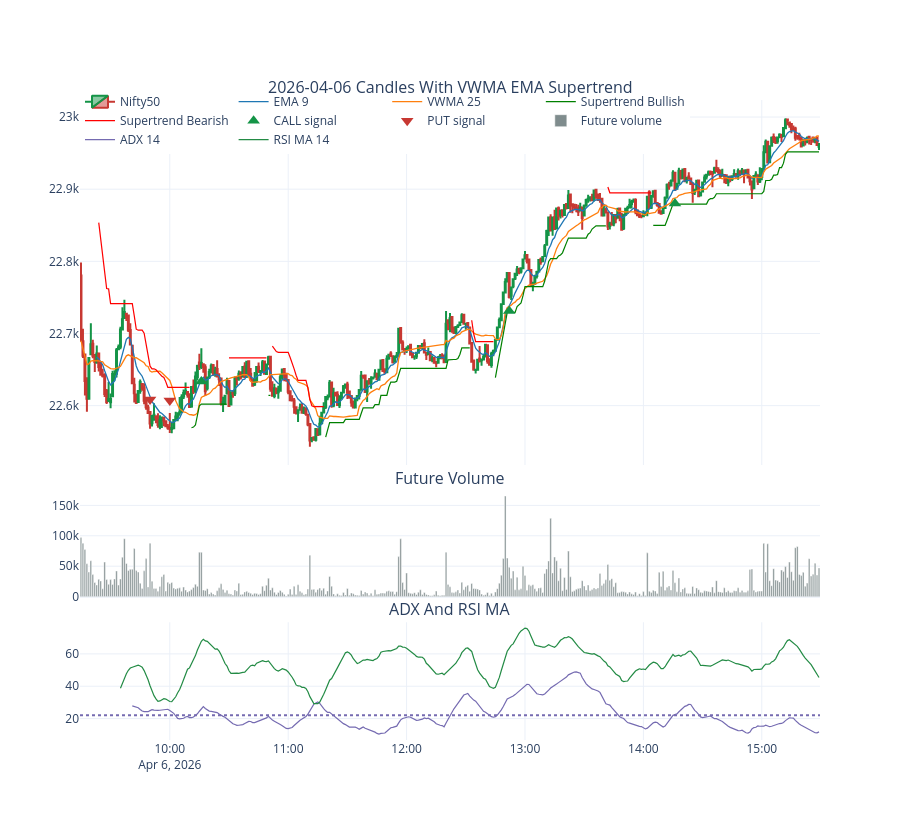

The code cell stored with this chart in its notebook:
### Markdown cell above
## One Day Candlestick View

### Code cell
#ONE_DAY = first_signal_or_latest_day(strategy)
ONE_DAY = "2026-04-06"
day_df = show_day_slice(strategy, ONE_DAY)
bullish_st_day = day_df["supertrend"].where(day_df["st_direction"] < 0)
bearish_st_day = day_df["supertrend"].where(day_df["st_direction"] > 0)

fig = make_subplots(
    rows=3,
    cols=1,
    shared_xaxes=True,
    row_heights=[0.62, 0.18, 0.20],
    vertical_spacing=0.04,
    subplot_titles=(f"{ONE_DAY} Candles With VWMA EMA Supertrend", "Future Volume", "ADX And RSI MA"),
)
fig.add_trace(
    go.Candlestick(
        x=day_df["timestamp"],
        open=day_df["open"],
        high=day_df["high"],
        low=day_df["low"],
        close=day_df["close"],
        name="Nifty50",
        increasing_line_color="#149447",
        decreasing_line_color="#c73832",
    ),
    row=1,
    col=1,
)
fig.add_trace(go.Scatter(x=day_df["timestamp"], y=day_df["ema_9"], name="EMA 9", line=dict(color="#1f77b4", width=1.3)), row=1, col=1)
fig.add_trace(go.Scatter(x=day_df["timestamp"], y=day_df["vwma_25"], name="VWMA 25", line=dict(color="#ff7f0e", width=1.3)), row=1, col=1)
fig.add_trace(go.Scatter(x=day_df["timestamp"], y=bullish_st_day, name="Supertrend Bullish", line=dict(color="green", width=1.2)), row=1, col=1)
fig.add_trace(go.Scatter(x=day_df["timestamp"], y=bearish_st_day, name="Supertrend Bearish", line=dict(color="red", width=1.2)), row=1, col=1)
add_signal_markers(fig, day_df, row=1, col=1)
fig.add_trace(go.Bar(x=day_df["timestamp"], y=day_df["fut_volume"], name="Future volume", marker_color="#7f8c8d"), row=2, col=1)
fig.add_trace(go.Scatter(x=day_df["timestamp"], y=day_df["adx_14"], name="ADX 14", line=dict(color="#756bb1", width=1.2)), row=3, col=1)
fig.add_trace(go.Scatter(x=day_df["timestamp"], y=day_df["rsi_ma_14"], name="RSI MA 14", line=dict(color="#238b45", width=1.2)), row=3, col=1)
fig.add_hline(y=VWMA_PARAMS["adx_threshold"], line_dash="dot", line_color="#756bb1", row=3, col=1)
fig.update_layout(height=820, template="plotly_white", hovermode="x unified", legend=dict(orientation="h", y=1.02))
fig.update_xaxes(rangeslider_visible=False)
fig.show()

### Figure 1 — Plotly figure (JSON) as saved in the notebook; plotly's stock layout.template omitted (floating-point values rounded to 4 significant figures; data arrays with more than 128 entries replaced by an {"elided": "..."} marker saying what was removed)
{"data": [{"close": {"elided": "375 float values"}, "decreasing": {"line": {"color": "#c73832"}}, "high": {"elided": "375 float values"}, "increasing": {"line": {"color": "#149447"}}, "low": {"elided": "375 float values"}, "name": "Nifty50", "open": {"elided": "375 float values"}, "type": "candlestick", "x": {"elided": "375 str values"}, "xaxis": "x", "yaxis": "y"}, {"line": {"color": "#1f77b4", "width": 1.3}, "name": "EMA 9", "type": "scatter", "x": {"elided": "375 str values"}, "xaxis": "x", "y": {"elided": "375 float values"}, "yaxis": "y"}, {"line": {"color": "#ff7f0e", "width": 1.3}, "name": "VWMA 25", "type": "scatter", "x": {"elided": "375 str values"}, "xaxis": "x", "y": {"elided": "375 float values"}, "yaxis": "y"}, {"line": {"color": "green", "width": 1.2}, "name": "Supertrend Bullish", "type": "scatter", "x": {"elided": "375 str values"}, "xaxis": "x", "y": {"elided": "375 float values"}, "yaxis": "y"}, {"line": {"color": "red", "width": 1.2}, "name": "Supertrend Bearish", "type": "scatter", "x": {"elided": "375 str values"}, "xaxis": "x", "y": {"elided": "375 float values"}, "yaxis": "y"}, {"hovertemplate": "%{x}<br>CALL<extra></extra>", "marker": {"color": "#149447", "size": 11, "symbol": "triangle-up"}, "mode": "markers", "name": "CALL signal", "type": "scatter", "x": ["2026-04-06T10:16:00.000000", "2026-04-06T12:52:00.000000", "2026-04-06T14:16:00.000000"], "xaxis": "x", "y": [22630.0, 22730.0, 22880.0], "yaxis": "y"}, {"hovertemplate": "%{x}<br>PUT<extra></extra>", "marker": {"color": "#c73832", "size": 11, "symbol": "triangle-down"}, "mode": "markers", "name": "PUT signal", "type": "scatter", "x": ["2026-04-06T09:50:00.000000", "2026-04-06T10:00:00.000000"], "xaxis": "x", "y": [22610.0, 22610.0], "yaxis": "y"}, {"marker": {"color": "#7f8c8d"}, "name": "Future volume", "type": "bar", "x": {"elided": "375 str values"}, "xaxis": "x2", "y": {"elided": "375 int values"}, "yaxis": "y2"}, {"line": {"color": "#756bb1", "width": 1.2}, "name": "ADX 14", "type": "scatter", "x": {"elided": "375 str values"}, "xaxis": "x3", "y": {"elided": "375 float values"}, "yaxis": "y3"}, {"line": {"color": "#238b45", "width": 1.2}, "name": "RSI MA 14", "type": "scatter", "x": {"elided": "375 str values"}, "xaxis": "x3", "y": {"elided": "375 float values"}, "yaxis": "y3"}], "layout": {"annotations": [{"font": {"size": 16}, "showarrow": false, "text": "2026-04-06 Candles With VWMA EMA Supertrend", "x": 0.5, "xanchor": "center", "xref": "paper", "y": 1, "yanchor": "bottom", "yref": "paper"}, {"font": {"size": 16}, "showarrow": false, "text": "Future Volume", "x": 0.5, "xanchor": "center", "xref": "paper", "y": 0.3896, "yanchor": "bottom", "yref": "paper"}, {"font": {"size": 16}, "showarrow": false, "text": "ADX And RSI MA", "x": 0.5, "xanchor": "center", "xref": "paper", "y": 0.184, "yanchor": "bottom", "yref": "paper"}], "height": 820, "hovermode": "x unified", "legend": {"orientation": "h", "y": 1.02}, "shapes": [{"line": {"color": "#756bb1", "dash": "dot"}, "type": "line", "x0": 0, "x1": 1, "xref": "x3 domain", "y0": 22, "y1": 22, "yref": "y3"}], "xaxis": {"anchor": "y", "domain": [0, 1], "matches": "x3", "rangeslider": {"visible": false}, "showticklabels": false}, "xaxis2": {"anchor": "y2", "domain": [0, 1], "matches": "x3", "rangeslider": {"visible": false}, "showticklabels": false}, "xaxis3": {"anchor": "y3", "domain": [0, 1], "rangeslider": {"visible": false}}, "yaxis": {"anchor": "x", "domain": [0.4296, 1]}, "yaxis2": {"anchor": "x2", "domain": [0.224, 0.3896]}, "yaxis3": {"anchor": "x3", "domain": [0, 0.184]}}}
